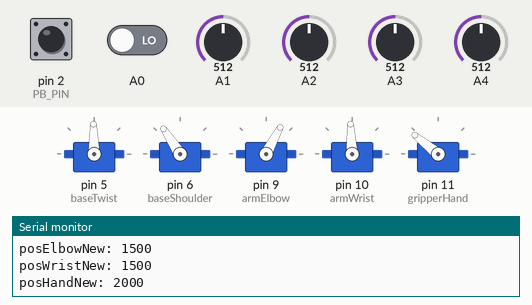
This sketch was run on a simulated Arduino Uno, built with avr-gcc and run on an emulated ATmega328P. On the bench: 5 × servo, the last lines printed to the serial monitor. Inputs (shaded band) come from the test bench; at power-on: A3 = 512, A2 = 512, A4 = 512, pin 2 (PB_PIN) HIGH, A0 LOW, A1 = 512.

Above: at 3.2 s.
3.3 s: A3 set to 716
6.6 s: A2 set to 992
9.9 s: A4 set to 716
At 13.0 s:
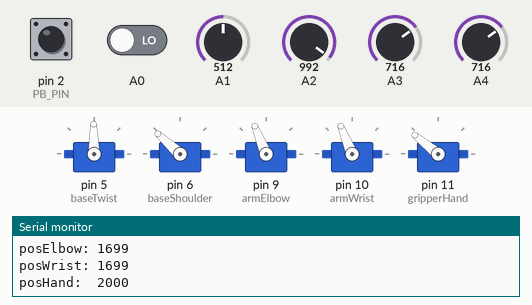
13.2 s: A3 set to 306
At 16.3 s:
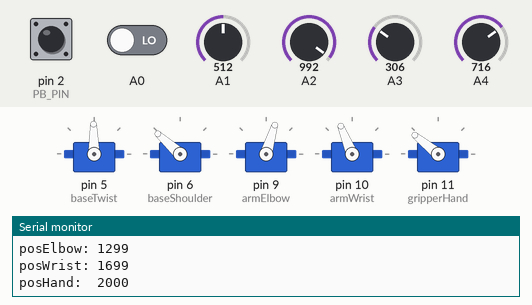
16.5 s: A2 set to 306
At 17.4 s:
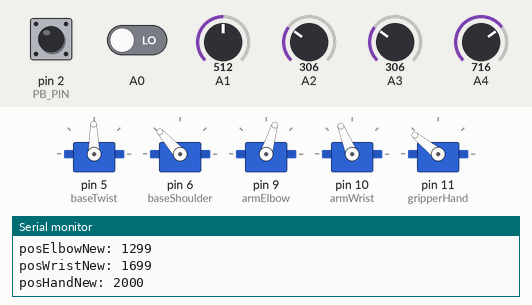
19.8 s: A4 set to 30
At 26.5 s:
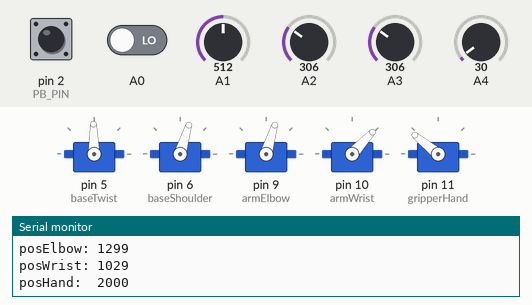
Timing chart, 0 to 26.7 s (numbered marks = the images above; inputs shaded):
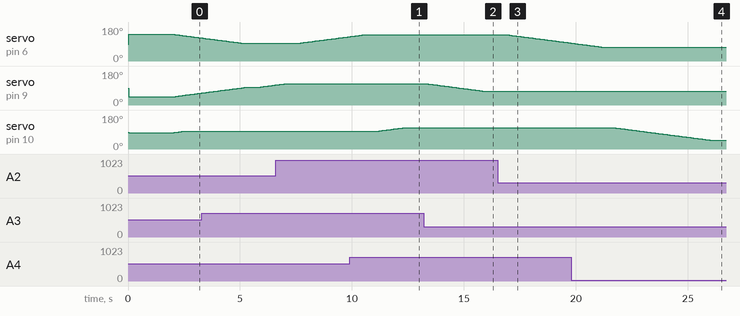

Measured:
- after the input at 6.6 s, servo on pin 6 (baseShoulder): moves from 93° to 129° over 2.3 s, starting after 0.99 s
- after the input at 9.9 s, servo on pin 10 (armWrist): moves from 93° to 112° over 1.2 s, starting after 1.2 s
- after the input at 13.2 s, servo on pin 9 (armElbow): moves from 112° to 73° over 2.5 s, starting after 0.21 s
- after the input at 16.5 s, servo on pin 6 (baseShoulder): moves from 138° to 95° over 2.7 s, starting after 0.52 s
- after the input at 19.8 s, servo on pin 10 (armWrist): moves from 112° to 47° over 4.2 s, starting after 2.0 s

The sketch:

Marvin_Arm_Analog_Test_0.ino
```cpp
////////////////////////////////////////////////////////////////////////////////
// Analog (potentiometer) tester for Robotic Arms
// Arm #2 (mounted on Marvin SRRC bot)
// uses moveAll() to move all servos simultaneously
////////////////////////////////////////////////////////////////////////////////
#define code_version "200426_1328"

// !! be sure arm is in rest position before power on !!

/*
read 4 pots, set for servos
read PB, save servo positions when pressed
display all saved positions after PB
*/

// twist servo is HiTec HS-7950TH High Voltage Torque geared
// base servo is HiTec HS-7950TH High Voltage Torque geared
// elbow servo is HiTec HS-7950TH High Voltage Torque geared
// wrist servos is HiTec HS-5685MH HV Ultra Torque geared
// gripper is HiTec HS-422 (update to higher torque?)

// todo:

// line 564:
//RH: // will trigger immediately as switch power comes from servo dc/dc??

// add rotational servo at wrist??

/*
// servo positions below, lower is clockwise, higher is counter clockwise
servo positions for geared servo assemblies:

twist (base twist)
1000 facing right (drop sample?)
2000 facing left
rest: 1500 front & centered (1550?)

base (shoulder)
2000 back flat (rest)
1000 front ~40 deg

elbow
1000 closed (rest)
2000 open straight

wrist
1000 down
1650 straight out (rest)
2000 up

gripper
1050 closed (rest)
2000 open

  // Rest position for Marvin
  posTwist = 1484;  // front & slightly right of center to rest on bucket
  posBase  = 2000;  // back flat
  posElbow = 1000;  // closed (folded)
  posWrist = 1444;  // straight out
  //posWrist = 1575;  // straight out
  posHand  = 1200;  // closed gripper

*/

// ---------------------------------
// PWM pins UNO: 3, 5, 6, 9, 10, 11
// PWM pins MEGA/DUE: 2, 3, 4, 5, 6, 7, 8, 9, 10, 11, 12, 13

#include <Servo.h>

Servo baseTwist;
Servo baseShoulder;
Servo armElbow;
Servo armWrist;
Servo gripperHand;

int posTwist, posTwistNew;
int posBase, posBaseNew;
int posElbow, posElbowNew;
int posWrist, posWristNew;
int posHand, posHandNew;

int moveTwistDone;
int moveBaseDone;
int moveElbowDone;
int moveWristDone;
int moveHandDone;

// combos (size & rate): 10/20 & 25, 20 & 50, 30 & 100
int stepSize = 1; // 20 seems good, lower is smoother
int stepRate = 6; // 25 for faster moves, 50 or 100? for more smoothness

// various pins for external communication:
#define PB_PIN 2           // PB used as power kill safetly switch
//#define TriggerIn 4        // remote trigger, active high to trigger arm pickup
//#define sampleSelect 7     // 1 for hooked precached sample, 0 for rock, etc. on the ground (unused??)
#define SampleCollected 8  // response to remote trigger, active high when done
#define PowerEnable 13     // pin #13 to enable dc/dc converter for arm, active low (high to shut off power)

// when PB used as power kill safetly switch:
int PB_latch = 0;  // to kill power & keep it off

// debug
int debug = 1;  // 1 = serial port messages

int read_PB_save;
int read_baseTwist;
int read_baseShoulder;
int read_armElbow;
int read_armWrist;
int read_gripperHand;

int servoSampleSet[10][5];  // to store last 10 settings from 5 servos
int sampleIndex = 0;   // to keep track of sample index


////////////////////////////////////////////////////////////////////////////////
void setup() {
////////////////////////////////////////////////////////////////////////////////

  // turn off power right away until rest position set!
  pinMode(PowerEnable, OUTPUT);     // pin 13
  digitalWrite(PowerEnable, HIGH);  // turn off the dc/dc converter for arm

  if (debug >= 1) {
    Serial.begin(115200);  // be sure serial monitor is set for 'newline' line ending??
    Serial.println();
    Serial.println("Dark Lord Robotics:");
    Serial.println("One Bot to Rule Them All, and in the Darkness, Bind Them...");
    Serial.println();
    Serial.println("arm2_analog_tester_0");
    Serial.println(code_version);
  }

  //pinMode(PB_save,INPUT_PULLUP);  // RobotGeek PB has pulldown built in

  pinMode(PB_PIN,INPUT_PULLUP);  // pin 2, to read pushbutton for manual trigger

  pinMode(SampleCollected, OUTPUT);    // pin 8
  digitalWrite(SampleCollected, LOW);  // no sample yet, LED off

  // move down to pin 3? one less power wire for gripper. 3/5/6/9/10  ???
  baseTwist.attach(5);
  baseShoulder.attach(6);
  armElbow.attach(9);
  armWrist.attach(10);
  gripperHand.attach(11);

  // Rest position for Marvin (twist centered, base back, elbow closed, wrist straight, hand closed)
  posTwist = 1484;  // front & slightly right of center to rest on bucket
  posBase  = 2000;  // back flat
  posElbow = 1000;  // closed (folded)
  posWrist = 1444;  // straight out
  //posWrist = 1575;  // straight out
  posHand  = 2000;  // open gripper
  //posHand  = 1200;  // closed gripper

  posTwistNew = posTwist;  // update new position
  posBaseNew  = posBase;   // update new position
  posElbowNew = posElbow;  // update new position
  posWristNew = posWrist;  // update new position
  posHandNew  = posHand;   // update new position

  // be sure arm is in rest position before power on!
  digitalWrite(PowerEnable, LOW);  // turn on the dc/dc converter for arm
  digitalWrite(SampleCollected, HIGH);  // LED on
  moveAll();  // be sure arm is in rest position before power on!

  if (debug >= 1) {
    Serial.println();
    Serial.println("*** setup done ***");
  }
  delay(2000);

}  // end void setup


////////////////////////////////////////////////////////////////////////////////
void loop() {
////////////////////////////////////////////////////////////////////////////////


//-----------------------------------------------
// read PB and potentiometers

  read_PB_save      = digitalRead(A0);
  read_baseTwist    = analogRead(A1);
  read_baseShoulder = analogRead(A2);
  read_armElbow     = analogRead(A3);
  read_armWrist     = analogRead(A4);
  //read_gripperHand  = analogRead(A5); // maybe later...

  digitalWrite(SampleCollected, read_PB_save);   // turn the LED on if PB = 1

  Serial.println();
  Serial.println("*** Readings ***");
  Serial.print("read_PB_save: ");
  Serial.println(read_PB_save);
  Serial.print("read_baseTwist: ");
  Serial.println(read_baseTwist);
  Serial.print("read_baseShoulder: ");
  Serial.println(read_baseShoulder);
  Serial.print("read_armElbow: ");
  Serial.println(read_armElbow);
  Serial.print("read_armWrist: ");
  Serial.println(read_armWrist);

  //posTwistNew = map(read_baseTwist, 0, 1023, 0, 1000) + 1000;  // until pot fixed
  posBaseNew  = map(read_baseShoulder, 0, 1023, 0, 1000) + 1000;
  posElbowNew = map(read_armElbow, 0, 1023, 0, 1000) + 1000;
  posWristNew = map(read_armWrist, 0, 1023, 0, 1000) + 1000;
  //posHandNew  = map(read_gripperHand, 0, 1023, 0, 1000) + 1000;

  Serial.println();
  Serial.println("*** New Servo Positions ***");
  Serial.print("posTwistNew: ");
  Serial.println(posTwistNew);
  Serial.print("posBaseNew: ");
  Serial.println(posBaseNew);
  Serial.print("posElbowNew: ");
  Serial.println(posElbowNew);
  Serial.print("posWristNew: ");
  Serial.println(posWristNew);
  Serial.print("posHandNew: ");
  Serial.println(posHandNew);

  // PB_save pressed? save current position settings
  if (read_PB_save == 1) {
    servoSampleSet[sampleIndex][0] = posTwist;
    servoSampleSet[sampleIndex][1] = posBase;
    servoSampleSet[sampleIndex][2] = posElbow;
    servoSampleSet[sampleIndex][3] = posWrist;
    servoSampleSet[sampleIndex][4] = posHand;
    sampleIndex = sampleIndex + 1;   // to keep track of sample index
    read_PB_save = 0;
    Serial.println();
    Serial.println("************************************************************");
    Serial.println("*** Saved Servo Samples ***");
    for (int i = 0; i < sampleIndex; i++) { // to cover max move range
      Serial.println();
      Serial.print("*** SampleSet: ");
      Serial.println(i);
      Serial.println(servoSampleSet[i][0]);
      Serial.println(servoSampleSet[i][1]);
      Serial.println(servoSampleSet[i][2]);
      Serial.println(servoSampleSet[i][3]);
      Serial.println(servoSampleSet[i][4]);
    }
    Serial.println();
    Serial.println("************************************************************");
    delay(5000);  // debug
  }

  // PB used as power kill safetly switch
  if (digitalRead(PB_PIN) == 0 || PB_latch == 1) {
    digitalWrite(PowerEnable, HIGH);  // turn off the dc/dc converter for arm
    PB_latch = 1;
        Serial.println();
        Serial.print("PB_PIN:  ");
        Serial.println(digitalRead(PB_PIN));
        Serial.print("PB_latch:  ");
        Serial.println(PB_latch);
        Serial.println();
        Serial.println("*** arm power off ***");
        Serial.println();
    delay(5000);  // debug
  }

  moveAll();  // move all servos to new positions simultaneously

  delay(500);

}  // end void loop


////////////////////////////////////////////////////////////////////////////////
// functions
////////////////////////////////////////////////////////////////////////////////


//-----------------------------------------------
void moveAll() {
  // move all servos to new positions simultaneously

  moveTwistDone = 0;
  moveBaseDone  = 0;
  moveElbowDone = 0;
  moveWristDone = 0;
  moveHandDone  = 0;

  for (int i = 1; i < 1000; i++) { // to cover max move range

    // PB used as power kill safety switch
    if (digitalRead(PB_PIN) == 0 || PB_latch == 1) {
      digitalWrite(PowerEnable, HIGH);  // turn off the dc/dc converter for arm
      PB_latch = 1;
      if (debug >= 1) {
        Serial.println();
        Serial.print("PB_PIN:  ");
        Serial.println(digitalRead(PB_PIN));
        Serial.print("PB_latch:  ");
        Serial.println(PB_latch);
        Serial.println();
        Serial.println("*** arm power off ***");
        Serial.println();
      }
      i = 1000;
      break;
    }

    delay(stepRate);               // waits # ms for the servo to reach the position
    // check progress, end loop if all done
    if (moveTwistDone == 1 && moveBaseDone == 1 && moveElbowDone == 1 && moveWristDone == 1 && moveHandDone == 1) {
      i = 1000;
      if (debug >= 1) {
        Serial.println();
        Serial.println("Done, set i = 1000");
      }
    }

    // set base twist servo
    if (posTwistNew > posTwist) {
      posTwist = posTwist + stepSize;  // stepSize in microseconds
    }
    else if (posTwistNew < posTwist) {
      posTwist = posTwist - stepSize;  // stepSize in microseconds
    }
    else if (posTwistNew == posTwist) {
      moveTwistDone = 1;
    }
    baseTwist.writeMicroseconds(posTwist);  // set Twist servo

    // set base servo
    if (posBaseNew > posBase) {
      posBase = posBase + stepSize;  // stepSize in microseconds
    }
    else if (posBaseNew < posBase) {
      posBase = posBase - stepSize;  // stepSize in microseconds
    }
    else if (posBaseNew == posBase) {
      moveBaseDone = 1;
    }
    baseShoulder.writeMicroseconds(posBase);  // set Shoulder servo

    // set elbow servo
    if (posElbowNew > posElbow) {
      posElbow = posElbow + stepSize;  // stepSize in microseconds
    }
    else if (posElbowNew < posElbow) {
      posElbow = posElbow - stepSize;  // stepSize in microseconds
    }
    else if (posElbowNew == posElbow) {
      moveElbowDone = 1;
    }
    armElbow.writeMicroseconds(posElbow);  // set Elbow servo

    // set wrist servo
    if (posWristNew > posWrist) {
      posWrist = posWrist + stepSize;  // stepSize in microseconds
    }
    else if (posWristNew < posWrist) {
      posWrist = posWrist - stepSize;  // stepSize in microseconds
    }
    else if (posWristNew == posWrist) {
      moveWristDone = 1;
    }
    armWrist.writeMicroseconds(posWrist);  // set Wrist servo

    // set hand servo
    if (posHandNew > posHand) {
      posHand = posHand + stepSize;  // stepSize in microseconds
    }
    else if (posHandNew < posHand) {
      posHand = posHand - stepSize;  // stepSize in microseconds
    }
    else if (posHandNew == posHand) {
      moveHandDone = 1;
    }
    gripperHand.writeMicroseconds(posHand);  // set Hand servo
  }
  if (debug >= 1) {
    Serial.println();
    Serial.println("*** moveAll done ***");
    Serial.print("posTwist: ");
    Serial.println(posTwist);
    Serial.print("posBase:  ");
    Serial.println(posBase);
    Serial.print("posElbow: ");
    Serial.println(posElbow);
    Serial.print("posWrist: ");
    Serial.println(posWrist);
    Serial.print("posHand:  ");
    Serial.println(posHand);
  }
}  // end moveAll
```
